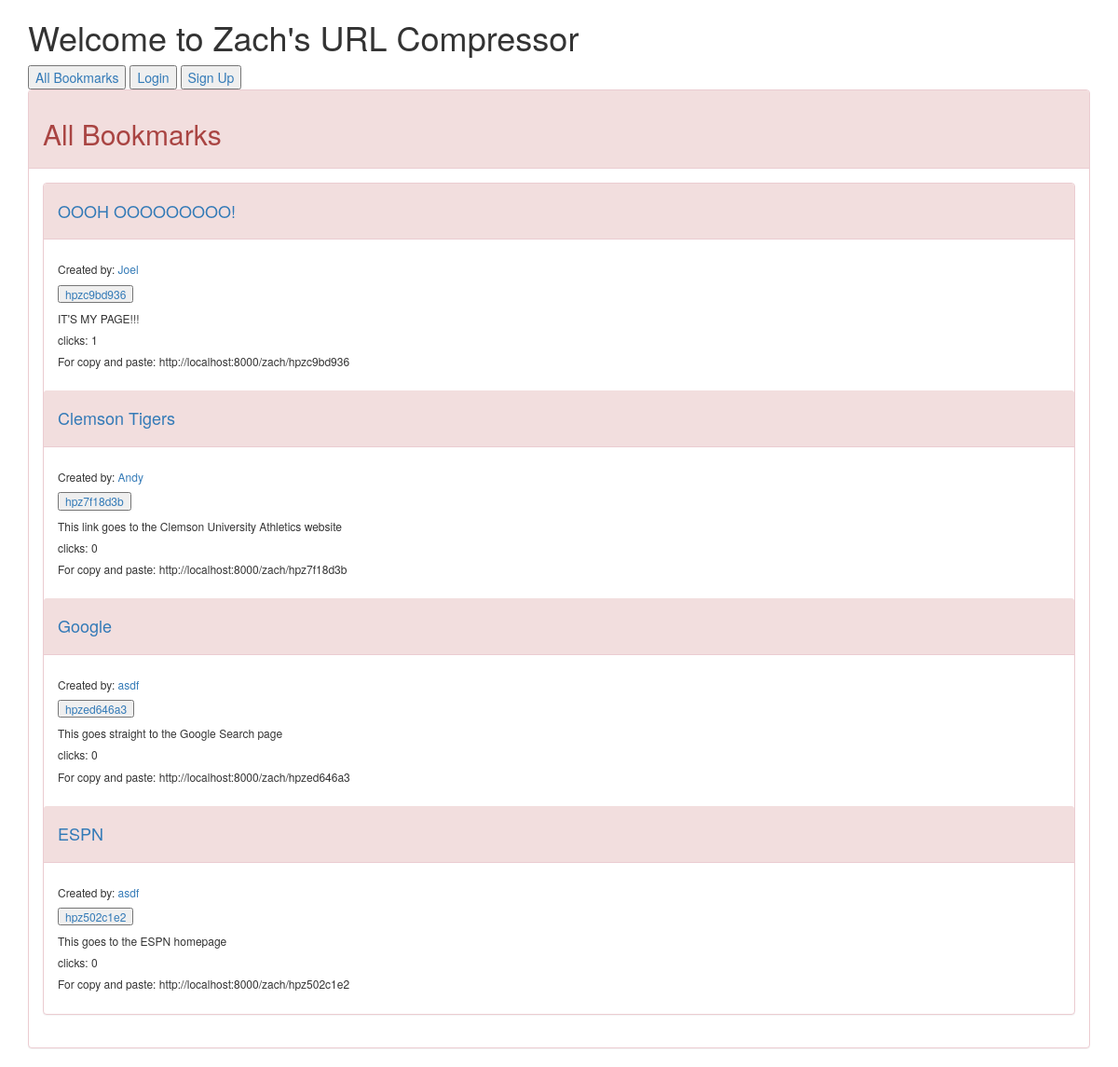
Before: / with the older database file.
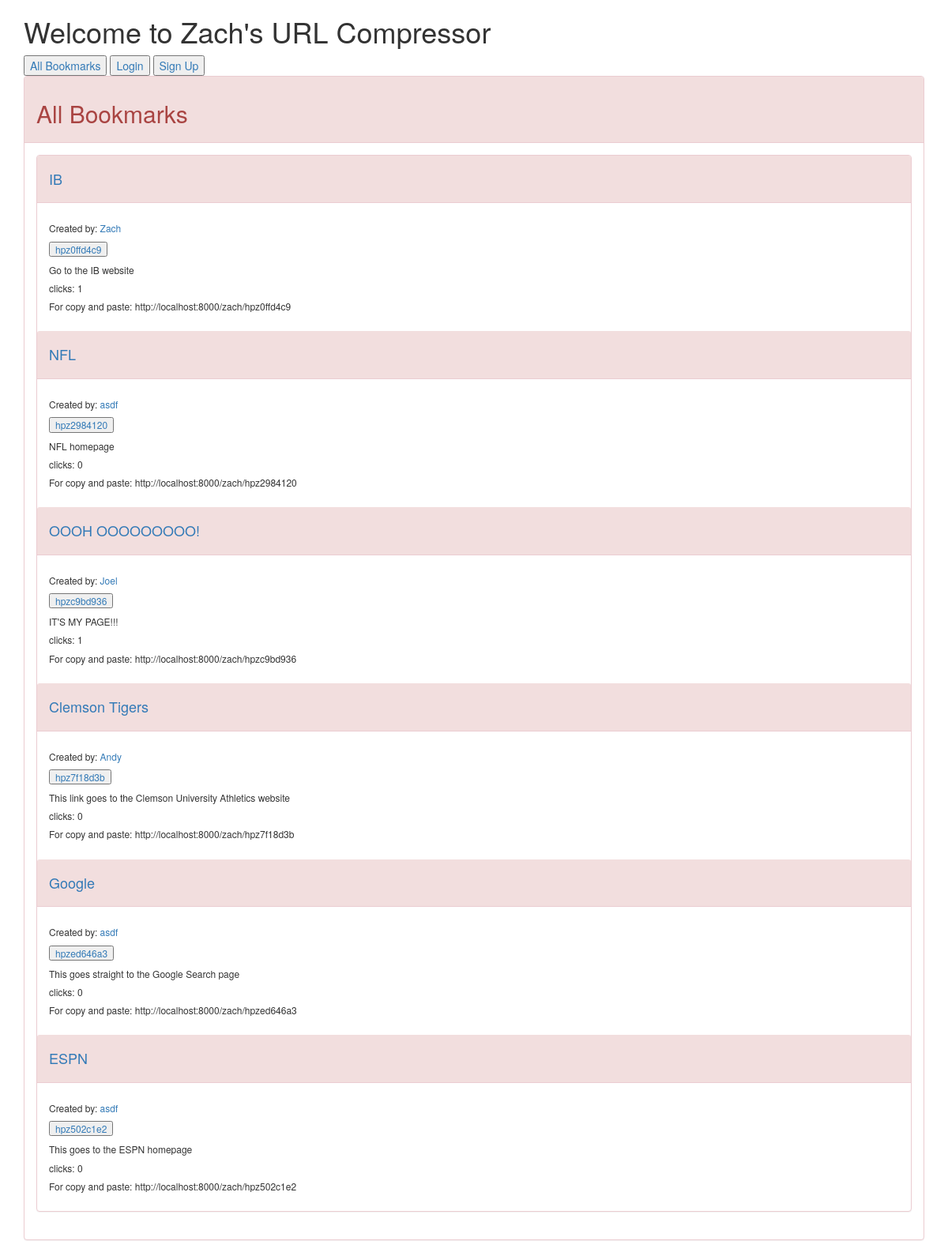
After: the same page with the newer database file.
### compressor/models.py (models this page shows)
class Bookmark(models.Model):
    author = models.ForeignKey(User)
    long_url = models.URLField()
    short_url = models.CharField(max_length=50 )
    created = models.DateTimeField(auto_now_add=True)
    description = models.TextField(null=True)
    title = models.CharField(max_length=25)
    objects = BookmarkManager()
    @property
    def click_count(self):
        return self.click_set.all().count()
    class Meta:
        ordering = ["-created"]

### compressor/views.py (the view)
# urls.py: url(r'^$', BookmarkListView.as_view(), name='bookmark_list'),
class BookmarkListView(ListView):
    model = Bookmark

### compressor/templates/compressor/bookmark_list.html (shortened to what this page needs)
{% extends 'base.html' %}
{% block content %}
        <div class="row">
            <div class="col-md-12">
                <div class="panel panel-danger">
                    <div class="panel-heading">
                        <h2>All Bookmarks</h2>
                    </div>
                    <div class="panel-body">
                    <div class="panel panel-danger">
                            {% for bookmark in object_list %}
                            <div class="panel-heading">
                                <h4>
                                    <a href="{% url 'bookmark_detail' bookmark.id %}">
                                        {{ bookmark.title}}
                                    </a>
                                </h4>
                            </div>
                            <div class="panel-body">
                                <h6> Created by:
                                    <a href="{% url 'user_bookmark_list' bookmark.author_id%}">
                                        {{ bookmark.author }}
                                    </a>
                                </h6>
                                <h6>
                                    <form action="{% url 'click' bookmark.id %}" method="post">
                                        <a href="{{ bookmark.long_url }}">
                                            <input type="submit" value="{{ bookmark.short_url }}">
                                        </a>
                                    </form>
                                </h6>
                                <h6>{{ bookmark.description }}</h6>
                                <h6>clicks: {{ bookmark.click_count }}</h6>
                                <H6>For copy and paste: http://localhost:8000/zach/{{ bookmark.short_url }}</H6>
                            </div>
                            {% endfor %}
                            </div>
                        </div>
                    </div>
                    </div>
                </div>
            </div>
{% endblock %}

### compressor/templates/base.html (shortened to what this page needs)
{% load static %}
<!DOCTYPE html>
<html lang="en">
<head>
    <link rel="stylesheet" type="text/css" href="{% static 'bootstrap.css' %}">
</head>
<body>
<div class="container">
    <h1>Welcome to Zach's URL Compressor</h1>
    <button class="button-default"><a href="{% url 'bookmark_list' %}">All Bookmarks</a></button>
    {% if not request.user.id %}
        <button class="button-default"><a href="{% url 'login' %}">Login</a></button>
        <button class="button-default"><a href="{% url 'signup' %}">Sign Up</a></button>
        {% else %}
        <button class="button-default"><a href="{% url 'logout' %}?next=/">Logout</a></button>
        <button class="button-default"><a href="{% url 'bookmark_create' %}">Make Bookmark</a></button>
        <button class="button-default"><a href="{% url 'user_bookmark_list' user.id %}">Your Bookmarks</a></button>
    {% endif %}
    {% block content %}
    {% endblock %}
</body>
</html>

Changed rows visible on the page:
added Bookmark: title "IB", author "Zach", short_url "hpz0ffd4c9", description "Go to the IB website", click_count "1"
added Bookmark: title "NFL", author "asdf", short_url "hpz2984120", description "NFL homepage", click_count "0"
